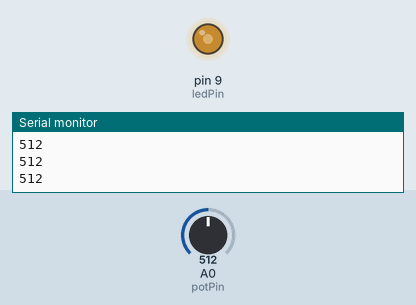
Recording of a sketch running on a simulated Arduino Uno, built with avr-gcc and run on an emulated ATmega328P. On the bench: output pins drawn as LEDs (lit = HIGH), the last lines printed to the serial monitor. The test bench sets the inputs (shaded band); at power-on: A0 (potPin) = 512.

Above: at 1.2 s.
1.3 s: A0 (potPin) set to 306
At 2.5 s:
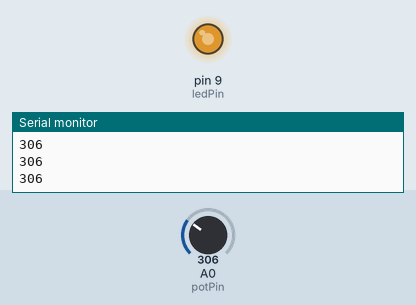
2.8 s: A0 (potPin) set to 122
At 3.9 s:
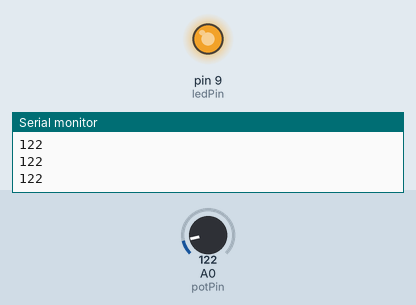
4.3 s: A0 (potPin) set to 900
At 5.0 s:
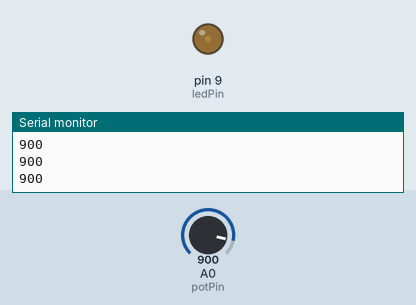
5.8 s: A0 (potPin) set to 1023
At 6.1 s:
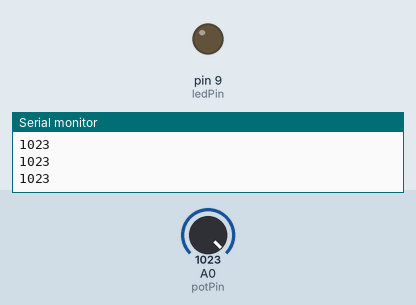
7.3 s: A0 (potPin) set to 511
At 8.4 s:
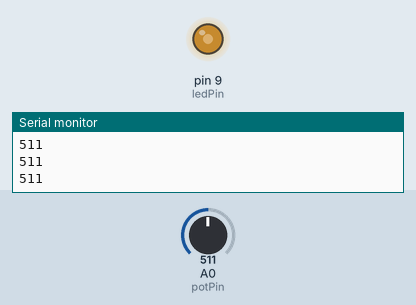
Timing chart, 0 to 9.8 s (numbered marks = the images above; inputs shaded):
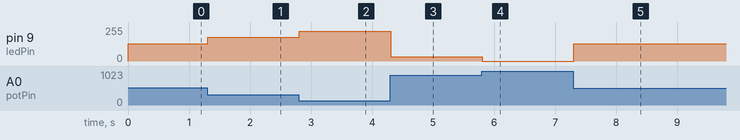

Measured:
- after the input at 1.3 s, pin 9 (ledPin): 128/255 → 179/255 at once
- after the input at 2.8 s, pin 9 (ledPin): 179/255 → 225/255 at once
- after the input at 4.3 s, pin 9 (ledPin): 225/255 → 31/255 at once
- after the input at 5.8 s, pin 9 (ledPin): 31/255 → 0/255 at once
- after the input at 7.3 s, pin 9 (ledPin): 0/255 → 128/255 at once

The sketch:

3a.ino
```cpp
// Pin definitions
const int potPin = A0;
const int ledPin = 9;

void setup() {

  pinMode(ledPin, OUTPUT);
  Serial.begin(9600);
}

void loop() {

  int potValue = analogRead(potPin);
  Serial.println(potValue);
  int pwmValue = map(potValue, 0, 1023, 255, 0);
  analogWrite(ledPin, pwmValue);
   delay(10);
}
```
